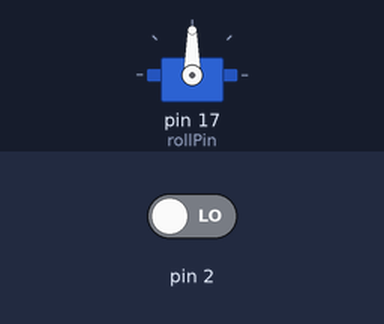
The sketch below on a simulated Arduino Uno, built with avr-gcc and run on an emulated ATmega328P. Parts: servo. The inputs (shaded band) are chosen by the test bench; at power-on: pin 2 LOW.

Above: at 1.2 s.
1.3 s: pin 2 driven HIGH
At 2.1 s:
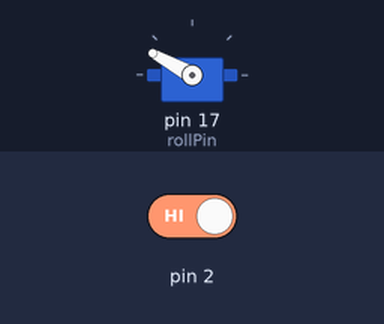
Timing chart, 0 to 4.3 s (numbered marks = the images above; inputs shaded):
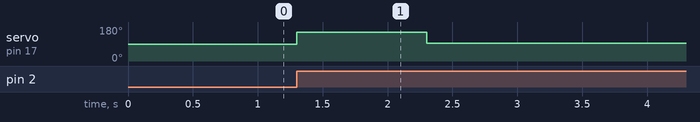

The sketch:

bt_servo_IRS.ino
```cpp
#include <ServoTimer2.h>

// define the pin for the servo
#define rollPin  17
boolean punchit = false;
boolean retract = false;
ServoTimer2 servoRoll;

//Attach the servo and define an interrupt on pin 2 (Bluetooth RTX)
void setup() {
  servoRoll.attach(rollPin);
   attachInterrupt(digitalPinToInterrupt(2), punchIt, CHANGE);

}

void loop()
{
  if(retract) {
    servoRoll.write(1500);
    delay(1000);
    retract = false;
  }
  if(punchit) {
   servoRoll.write(2100);
   punchit = false;
   retract = true;
   delay(1000);
  }
}

void punchIt(){
  punchit = true;
  delay(20);
}
```

Measured:
- after the input at 1.3 s, servo on pin 17 (rollPin): 90° → 151° at once, → 93° 1.0 s later
